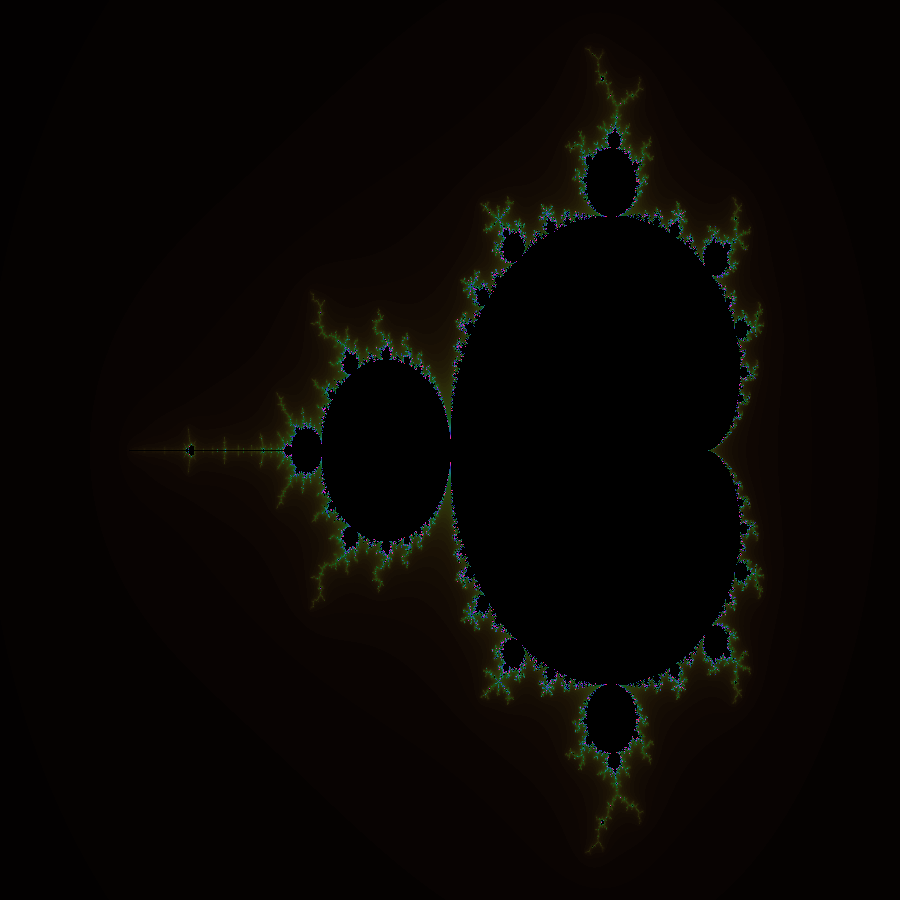
Frame 1 (no input)
Frame 2 (the mouse pressed at the canvas centre, redrawn once): identical to frame 1, image omitted

The p5.js sketch that drew this single still picture (run headless with seeded random() and noise() and a simulated clock; the mouse was pressed at the canvas centre and the sketch redrawn once):

// p5.js sketch
// ── sketch.js
const maxIterations = 100;

function setup() {
  const s = min(windowWidth, windowHeight) * 0.9;
  createCanvas(s, s);
  pixelDensity(1);
  colorMode(HSB, 360, 100, 100);
  noLoop();
  drawMandelbrot();
}

function windowResized() {
  const s = min(windowWidth, windowHeight) * 0.9;
  resizeCanvas(s, s);
  redraw();
}

function draw() {
  drawMandelbrot();
}

function drawMandelbrot() {
  loadPixels();
  
  const minX = -2.5;
  const maxX = 1.0;
  const minY = -1.25;
  const maxY = 1.25;
  
  for (let x = 0; x < width; x++) {
    for (let y = 0; y < height; y++) {
      const a = map(x, 0, width, minX, maxX);
      const b = map(y, 0, height, minY, maxY);
      
      let ca = a;
      let cb = b;
      let n = 0;
      let za = 0;
      let zb = 0;
      
      while (n < maxIterations) {
        const aa = za * za - zb * zb;
        const bb = 2 * za * zb;
        
        za = aa + ca;
        zb = bb + cb;
        
        if (za * za + zb * zb > 16) {
          break;
        }
        
        n++;
      }
      
      const pix = (x + y * width) * 4;
      
      if (n === maxIterations) {
        pixels[pix + 0] = 0;
        pixels[pix + 1] = 0;
        pixels[pix + 2] = 0;
        pixels[pix + 3] = 255;
      } else {
        const hue = map(n, 0, maxIterations, 0, 360);
        const brightness = map(n, 0, maxIterations, 0, 100);
        const col = color(hue, 80, brightness);
        
        pixels[pix + 0] = red(col);
        pixels[pix + 1] = green(col);
        pixels[pix + 2] = blue(col);
        pixels[pix + 3] = 255;
      }
    }
  }
  
  updatePixels();
}
